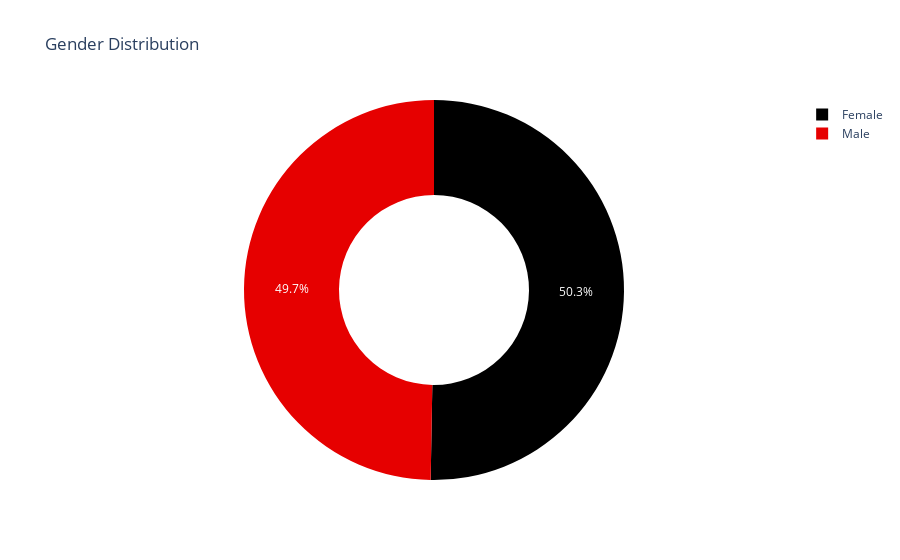

The notebook cell saved with this chart:
### Code cell
gender_counts = df['Gender'].value_counts()
px.pie(gender_counts, names=gender_counts.index, values=gender_counts.values, title='Gender Distribution', hole=0.5, color_discrete_sequence=px.colors.sequential.Blackbody)

### Figure 1 — Plotly figure (JSON) as saved in the notebook; plotly's stock layout.template omitted (floating-point values rounded to 4 significant figures)
{"data": [{"domain": {"x": [0, 1], "y": [0, 1]}, "hole": 0.5, "hovertemplate": "Gender=%{label}<br>value=%{value}<extra></extra>", "labels": ["Female", "Male"], "legendgroup": "", "name": "", "showlegend": true, "type": "pie", "values": [1257, 1243]}], "layout": {"legend": {"tracegroupgap": 0}, "piecolorway": ["rgb(0,0,0)", "rgb(230,0,0)", "rgb(230,210,0)", "rgb(255,255,255)", "rgb(160,200,255)"], "title": {"text": "Gender Distribution"}}}
